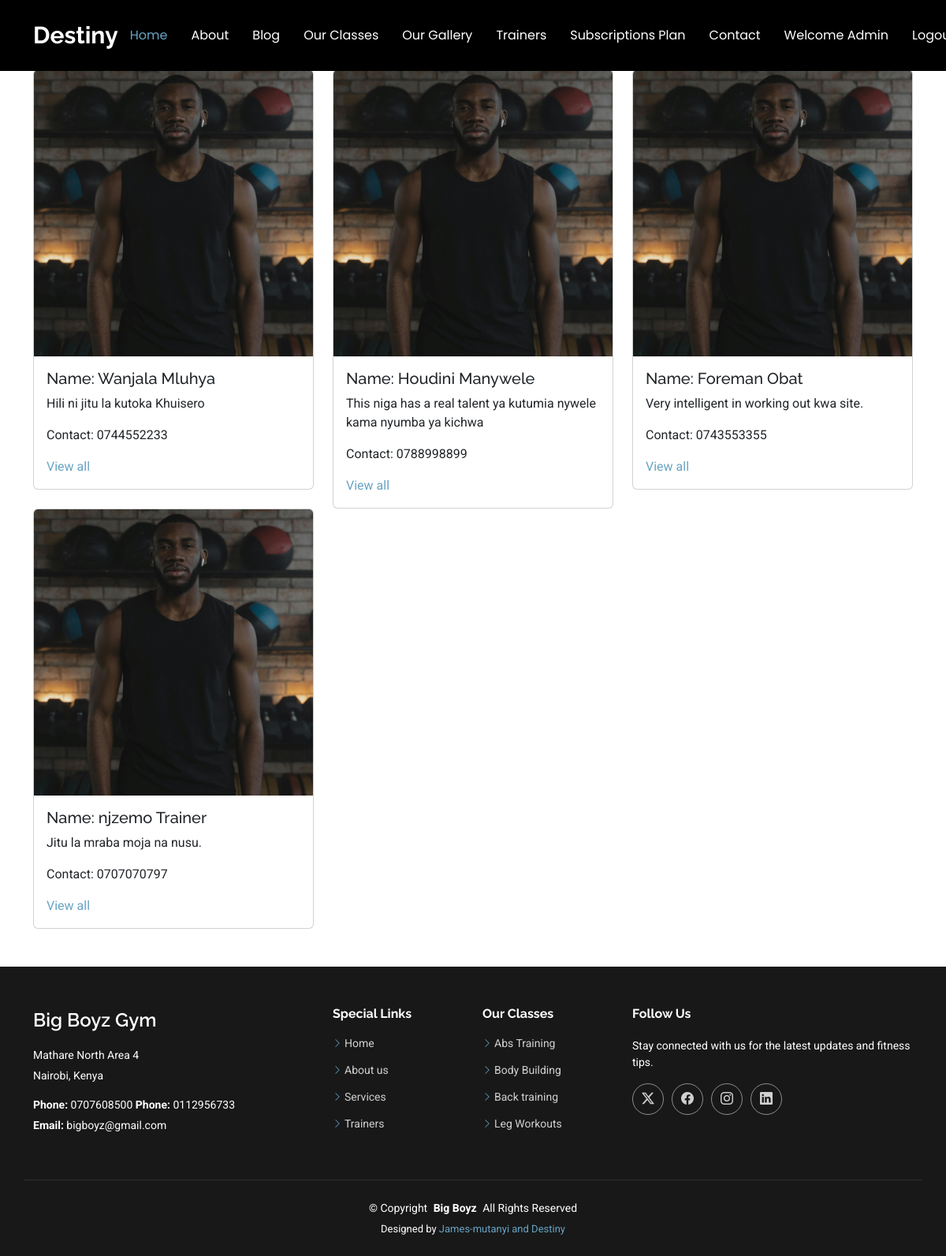
The app's page /trainer (signed in) with its own data.
### appone/models.py (models this page shows, shortened)
class Trainer(models.Model):
    user=models.OneToOneField(User, on_delete=models.CASCADE, null=True, related_name='trainer_profile')
    full_name=models.CharField(max_length=205)
    username=models.CharField(max_length=205, null =True)
    psw =models.CharField(max_length=205, default="trainer")
    mobile=models.CharField(max_length=205)
    details=models.TextField()
    image= models.ImageField(upload_to="trainers/")
    is_active= models.BooleanField(default=False)
    datejoined=models.DateTimeField(auto_now_add=True, null=True)

### appone/views.py (the view)
# urls.py: path('trainer',views.trainer, name="trainer"),
def trainer(request):
    trainer=Trainer.objects.all()
    context ={"trainer":trainer}
    return render(request, "trainer.html", context)

### templates/trainer.html (shortened to what this page needs)
{% extends "base.html" %}
{% block content %}
  <div class="container mt-2">
    <center><h1>Walkers Trainers</h1></center>
    <div class="row">
      {% for p in trainer %}
      <div class="col-md-4">
        <div class="card">
          <img src="{{p.image.url}}" class="card-img-top" alt="...">
          <div class="card-body">
            <h5 class="card-title">Name: {{p.full_name}}</h5>
            <p class="card-text"> {{p.details}}</p>
            <p class="card-text">Contact: {{p.mobile}}</p>
            <a href="">View all</a>
          </div>
        </div>
      </div>
      {% endfor %}
    </div>
    <br><br>
{% endblock  %}

### templates/base.html (shortened to what this page needs)
{%load static%}
<!DOCTYPE html>
<html lang="en">
  <head>
    <link
      href="static/assets/vendor/bootstrap/css/bootstrap.min.css"
      rel="stylesheet"
    />
    <link
      href="static/assets/vendor/bootstrap-icons/bootstrap-icons.css"
      rel="stylesheet"
    />
    <link href="static/assets/vendor/aos/aos.css" rel="stylesheet" />
    <link
      href="static/assets/vendor/glightbox/css/glightbox.min.css"
      rel="stylesheet"
    />
    <link
      href="static/assets/vendor/swiper/swiper-bundle.min.css"
      rel="stylesheet"
    />
    <link href="static/assets/css/main.css" rel="stylesheet" />
  </head>
  <body class="index-page">
    <header id="header" class="header d-flex align-items-center fixed-top bg-black">
      <div
        class="container-fluid container-xl position-relative d-flex align-items-center justify-content-between"
      >
        <a href="index.html" class="logo d-flex align-items-center">
          <h1 class="sitename">Destiny</h1>
        </a>
        <nav id="navmenu" class="navmenu">
          <ul>
            <li><a href="/" class="active">Home</a></li>
            <li><a href="/about">About</a></li>
            <li><a href="/blog">Blog </a></li>
            <li><a href="/workout">Our Classes</a></li>
            <li><a href="/gallery">Our Gallery</a></li>
            <li><a href="/trainer">Trainers</a></li>
            <li><a href="/subplan">Subscriptions Plan</a></li>
            <li><a href="contact.html">Contact</a></li>
          {% if not request.user.is_authenticated %}
          <li><a href="/signup">Signin</a></li>
          <li><a href="{%url 'login'%}">Login</a></li>
          <li><a href="{/trainerlogin}}">Trainer Login</a></li>
          {% else%}
          <a class="btn-getstarted" href="index.html#about">Welcome {{user.username}}</a>
          <li><a href="{%url 'logout'%}">Logout</a></li>
          {% endif %}
          </ul>
        </nav>
      </div>
    </header>
    <main class="main">
        <div class="col-xl-6 col-lg-8">
        </div>
         <main id="main">
                {% block content %}
                {% endblock  %}
         </main>
    </main>
    <footer id="footer" class="footer dark-background">
      <div class="container footer-top">
        <div class="row gy-4">
          <div class="col-lg-4 col-md-6 footer-about">
            <a href="index.html" class="d-flex align-items-center">
              <span class="sitename">Big Boyz Gym</span>
            </a>
            <div class="footer-contact pt-3">
              <p>Mathare North Area 4</p>
              <p>Nairobi, Kenya</p>
              <p class="mt-3">
                <strong>Phone:</strong> <span>0707608500</span>
                <strong>Phone:</strong> <span>0112956733</span>
              </p>
              <p><strong>Email:</strong> <span>bigboyz@gmail.com</span></p>
            </div>
          </div>
          <div class="col-lg-2 col-md-3 footer-links">
            <h4>Special Links</h4>
            <ul>
              <li><i class="bi bi-chevron-right"></i> <a href="#">Home</a></li>
              <li>
                <i class="bi bi-chevron-right"></i>
                <a href="about.html">About us</a>
              </li>
              <li>
                <i class="bi bi-chevron-right"></i>
                <a href="/services">Services</a>
              </li>
              <li>
                <i class="bi bi-chevron-right"></i>
                <a href="/trainer">Trainers</a>
              </li>
            </ul>
          </div>
          <div class="col-lg-2 col-md-3 footer-links">
            <h4>Our Classes</h4>
            <ul>
              <li>
                <i class="bi bi-chevron-right"></i>
                <a href="/services">Abs Training</a>
              </li>
              <li>
                <i class="bi bi-chevron-right"></i>
                <a href="/services">Body Building</a>
              </li>
              <li>
                <i class="bi bi-chevron-right"></i>
                <a href="/services">Back training</a>
              </li>
              <li>
                <i class="bi bi-chevron-right"></i>
                <a href="/services">Leg Workouts</a>
              </li>
            </ul>
          </div>
          <div class="col-lg-4 col-md-12">
            <h4>Follow Us</h4>
            <p>
              Stay connected with us for the latest updates and fitness tips.
            </p>
            <div class="social-links d-flex">
              <a href=""><i class="bi bi-twitter-x"></i></a>
              <a href=""><i class="bi bi-facebook"></i></a>
              <a href=""><i class="bi bi-instagram"></i></a>
              <a href=""><i class="bi bi-linkedin"></i></a>
            </div>
          </div>
        </div>
      </div>
      <div class="container copyright text-center mt-4">
        <p>
          © <span>Copyright</span>
          <strong class="px-1 sitename">Big Boyz</strong>
          <span>All Rights Reserved</span>
        </p>
        <div class="credits">
          Designed by
          <a href="https://github.com/James-mutanyi/Big_Boyz-Gym"
            >James-mutanyi and Destiny</a
          >
        </div>
      </div>
    </footer>
  </body>
</html>

### static/assets/css/main.css (style rules this page uses)
:root { --default-font: "Roboto", system-ui, -apple-system, "Segoe UI", Roboto, "Helvetica Neue", Arial, "Noto Sans", "Liberation Sans", sans-serif, "Apple Color Emoji", "Segoe UI Emoji", "Segoe UI Symbol", "Noto Color Emoji"; --heading-font: "Raleway", sans-serif; --nav-font: "Poppins", sans-serif; }
:root { --background-color: #ffffff; --default-color: #555555; --heading-color: #1e4356; --accent-color: #68a4c4; --surface-color: #ffffff; --contrast-color: #ffffff; }
:root { --nav-color: #ffffff; --nav-hover-color: #68a4c4; --nav-mobile-background-color: #817878; --nav-dropdown-background-color: #ffffff; --nav-dropdown-color: #312d2d; --nav-dropdown-hover-color: #68a4c4; }
.dark-background { --background-color: #181818; --default-color: #ffffff; --heading-color: #ffffff; --surface-color: #284e62; --contrast-color: #ffffff; }
:root { scroll-behavior: smooth; }
body { color: var(--default-color); background-color: var(--background-color); font-family: var(--default-font); }
a { color: var(--accent-color); text-decoration: none; transition: 0.3s; }
h1, h2, h3, h4, h5, h6 { color: var(--heading-color); font-family: var(--heading-font); }
.header { --background-color: rgba(255, 255, 255, 0); --default-color: #ffffff; --heading-color: #ffffff; color: var(--default-color); background-color: var(--background-color); padding: 15px 0; transition: all 0.5s; z-index: 997; }
.header .logo { line-height: 1; }
.header .logo h1 { font-size: 30px; margin: 0; font-weight: 700; color: var(--heading-color); }
@media (min-width: 1200px) { .navmenu { padding: 0; } }
@media (min-width: 1200px) { .navmenu ul { margin: 0; padding: 0; display: flex; list-style: none; align-items: center; } }
@media (min-width: 1200px) { .navmenu li { position: relative; } }
@media (min-width: 1200px) { .navmenu a, .navmenu a:focus { color: var(--nav-color); padding: 18px 15px; font-size: 16px; font-family: var(--nav-font); font-weight: 400; display: flex; align-items: center; justify-content: space-between; white-space: nowrap; transition: 0.3s; } }
@media (min-width: 1200px) { .navmenu li:last-child a { padding-right: 0; } }
@media (min-width: 1200px) { .navmenu li:hover > a, .navmenu .active, .navmenu .active:focus { color: var(--nav-hover-color); } }
.footer { color: var(--default-color); background-color: var(--background-color); font-size: 14px; position: relative; }
.footer .footer-top { padding-top: 50px; }
.footer .social-links a { display: flex; align-items: center; justify-content: center; width: 40px; height: 40px; border-radius: 50%; border: 1px solid color-mix(in srgb, var(--default-color), transparent 50%); font-size: 16px; color: color-mix(in srgb, var(--default-color), transparent 20%); margin-right: 10px; transition: 0.3s; }
.footer h4 { font-size: 16px; font-weight: bold; position: relative; padding-bottom: 12px; }
.footer .footer-links { margin-bottom: 30px; }
.footer .footer-links ul { list-style: none; padding: 0; margin: 0; }
.footer .footer-links ul i { margin-right: 3px; font-size: 12px; line-height: 0; color: var(--accent-color); }
.footer .footer-links ul li { padding: 10px 0; display: flex; align-items: center; }
.footer .footer-links ul li:first-child { padding-top: 0; }
.footer .footer-links ul a { display: inline-block; color: color-mix(in srgb, var(--default-color), transparent 20%); line-height: 1; }
.footer .footer-about a { color: var(--heading-color); font-size: 24px; font-weight: 600; font-family: var(--heading-font); }
.footer .footer-contact p { margin-bottom: 5px; }
.footer .copyright { padding: 25px 0; border-top: 1px solid color-mix(in srgb, var(--default-color), transparent 90%); }
.footer .copyright p { margin-bottom: 0; }
.footer .credits { margin-top: 6px; font-size: 13px; }

### records on screen
Trainer: image (picture), full_name "Wanjala Mluhya", details "Hili ni jitu la kutoka Khuisero", mobile "0744552233"
Trainer: image (picture), full_name "Houdini Manywele", details "This niga has a real talent ya kutumia nywele kama nyumba ya kichwa", mobile "0788998899"
Trainer: image (picture), full_name "Foreman Obat", details "Very intelligent in working out kwa site.", mobile "0743553355"
Trainer: image (picture), full_name "njzemo Trainer", details "Jitu la mraba moja na nusu.", mobile "0707070797"

### other values on screen
{{ user.username }} "Admin"
